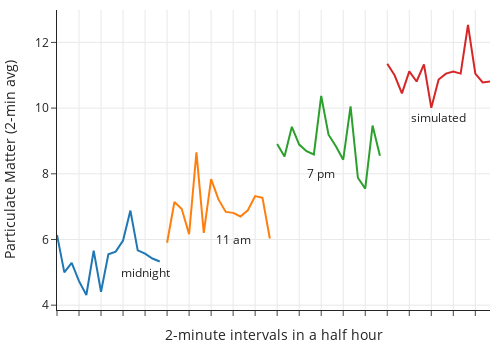

Notebook cell for this chart:
### Markdown cell above
We can add this artificial set of measurements to the line plot and compare it to the other three real line plots.

### Code cell
times = np.arange(1, 16)

fig = px.line(pm, x="time", y="aq2.5", color="hour",
             labels={
                     "time": "2-minute intervals in a half hour",
                     "aq2.5": "Particulate Matter (2-min avg)"
                 },)

fig.add_trace(go.Scatter(x=times, y=aq_imitate,
                    mode='lines'))

fig.add_annotation(x=12, y=5,
            text="midnight", showarrow=False)

fig.add_annotation(x=24, y=6,
            text="11 am", showarrow=False)

fig.add_annotation(x=36, y=8,
            text="7 pm", showarrow=False)

fig.add_annotation(x=52, y=9.7,
            text="simulated", showarrow=False)

fig.update_xaxes(showticklabels = False)

fig.update_layout(width=500, height=350, showlegend=False)

fig.show()

### Figure 1 — Plotly figure (JSON) as saved in the notebook; plotly's stock layout.template omitted (floating-point values rounded to 4 significant figures)
{"data": [{"hovertemplate": "hour=0<br>2-minute intervals in a half hour=%{x}<br>Particulate Matter (2-min avg)=%{y}<extra></extra>", "legendgroup": "0", "line": {"color": "#1F77B4", "dash": "solid"}, "marker": {"symbol": "circle"}, "mode": "lines", "name": "0", "orientation": "v", "showlegend": true, "type": "scatter", "x": ["2022-04-01 00:01:10 UTC", "2022-04-01 00:03:10 UTC", "2022-04-01 00:05:10 UTC", "2022-04-01 00:07:10 UTC", "2022-04-01 00:09:10 UTC", "2022-04-01 00:11:10 UTC", "2022-04-01 00:13:10 UTC", "2022-04-01 00:15:10 UTC", "2022-04-01 00:17:10 UTC", "2022-04-01 00:19:10 UTC", "2022-04-01 00:21:10 UTC", "2022-04-01 00:23:10 UTC", "2022-04-01 00:25:10 UTC", "2022-04-01 00:27:10 UTC", "2022-04-01 00:29:10 UTC"], "xaxis": "x", "y": [6.14, 5, 5.29, 4.73, 4.31, 5.66, 4.41, 5.55, 5.63, 5.97, 6.88, 5.67, 5.57, 5.42, 5.33], "yaxis": "y"}, {"hovertemplate": "hour=11<br>2-minute intervals in a half hour=%{x}<br>Particulate Matter (2-min avg)=%{y}<extra></extra>", "legendgroup": "11", "line": {"color": "#FF7F0E", "dash": "solid"}, "marker": {"symbol": "circle"}, "mode": "lines", "name": "11", "orientation": "v", "showlegend": true, "type": "scatter", "x": ["2022-04-01 11:03:16 UTC", "2022-04-01 11:05:16 UTC", "2022-04-01 11:07:16 UTC", "2022-04-01 11:09:16 UTC", "2022-04-01 11:11:16 UTC", "2022-04-01 11:13:16 UTC", "2022-04-01 11:15:16 UTC", "2022-04-01 11:17:16 UTC", "2022-04-01 11:19:16 UTC", "2022-04-01 11:21:16 UTC", "2022-04-01 11:23:16 UTC", "2022-04-01 11:25:17 UTC", "2022-04-01 11:27:16 UTC", "2022-04-01 11:29:16 UTC", "2022-04-01 11:31:16 UTC"], "xaxis": "x", "y": [5.9, 7.14, 6.93, 6.16, 8.65, 6.2, 7.84, 7.22, 6.84, 6.81, 6.7, 6.89, 7.32, 7.27, 6.03], "yaxis": "y"}, {"hovertemplate": "hour=19<br>2-minute intervals in a half hour=%{x}<br>Particulate Matter (2-min avg)=%{y}<extra></extra>", "legendgroup": "19", "line": {"color": "#2CA02C", "dash": "solid"}, "marker": {"symbol": "circle"}, "mode": "lines", "name": "19", "orientation": "v", "showlegend": true, "type": "scatter", "x": ["2022-04-01 19:03:20 UTC", "2022-04-01 19:05:20 UTC", "2022-04-01 19:07:20 UTC", "2022-04-01 19:09:20 UTC", "2022-04-01 19:11:20 UTC", "2022-04-01 19:13:20 UTC", "2022-04-01 19:15:20 UTC", "2022-04-01 19:17:21 UTC", "2022-04-01 19:19:20 UTC", "2022-04-01 19:21:20 UTC", "2022-04-01 19:23:20 UTC", "2022-04-01 19:25:20 UTC", "2022-04-01 19:27:20 UTC", "2022-04-01 19:29:20 UTC", "2022-04-01 19:31:20 UTC"], "xaxis": "x", "y": [8.91, 8.53, 9.43, 8.89, 8.69, 8.59, 10.37, 9.19, 8.84, 8.43, 10.05, 7.88, 7.55, 9.47, 8.55], "yaxis": "y"}, {"mode": "lines", "type": "scatter", "x": [1, 2, 3, 4, 5, 6, 7, 8, 9, 10, 11, 12, 13, 14, 15], "y": [11.35, 11, 10.45, 11.12, 10.81, 11.33, 10.01, 10.87, 11.05, 11.11, 11.05, 12.53, 11.05, 10.78, 10.81]}], "layout": {"annotations": [{"showarrow": false, "text": "midnight", "x": 12, "y": 5}, {"showarrow": false, "text": "11 am", "x": 24, "y": 6}, {"showarrow": false, "text": "7 pm", "x": 36, "y": 8}, {"showarrow": false, "text": "simulated", "x": 52, "y": 9.7}], "height": 350, "legend": {"title": {"text": "hour"}, "tracegroupgap": 0}, "showlegend": false, "width": 500, "xaxis": {"anchor": "y", "autorange": true, "domain": [0, 1], "range": [0, 59], "showticklabels": false, "title": {"text": "2-minute intervals in a half hour"}, "type": "category"}, "yaxis": {"anchor": "x", "autorange": true, "domain": [0, 1], "range": [3.853, 12.99], "title": {"text": "Particulate Matter (2-min avg)"}, "type": "linear"}}}
